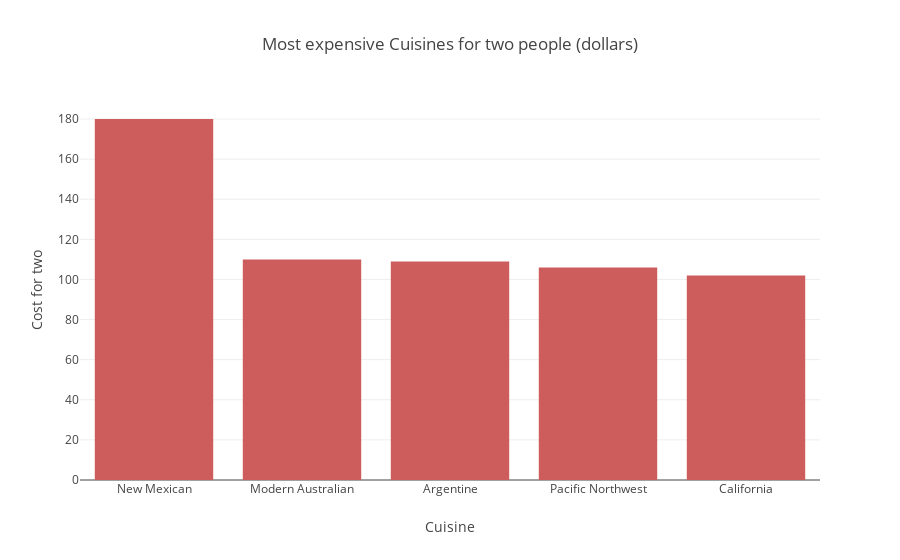

The notebook cell this image was saved under:
### Markdown cell above
#### 5.3 Most expensive cuisines

### Code cell
def cuisines_cost_chart():
    #SA Barplot Cuisines cost.
    cuisines_cost = ( df.loc[ : , ["cuisines", "dollar_average_cost_for_two"] ].groupby( ["cuisines"] ).mean()
                                                                               .sort_values("dollar_average_cost_for_two", ascending=False)
                                                                               .reset_index() )

    cuisines_cost['dollar_average_cost_for_two'] = cuisines_cost['dollar_average_cost_for_two'].astype(int)
    cuisines_cost = cuisines_cost.loc[ 0:4 , : ]


    fig = go.Figure(data=[go.Bar( x=cuisines_cost['cuisines'],
                                  y=cuisines_cost['dollar_average_cost_for_two'],
                                  marker_color='indianred' )])

    fig.update_layout(title_text='Most expensive Cuisines for two people (dollars)', title_x=0.5,
                      xaxis_title='Cuisine', yaxis_title='Cost for two')


    return fig

cuisines_cost_chart()

### Figure 1 — Plotly figure (JSON) as saved in the notebook; plotly's stock layout.template omitted (floating-point values rounded to 4 significant figures)
{"data": [{"marker": {"color": "indianred"}, "type": "bar", "x": ["New Mexican", "Modern Australian", "Argentine", "Pacific Northwest", "California"], "y": [180, 110, 109, 106, 102]}], "layout": {"autosize": true, "title": {"text": "Most expensive Cuisines for two people (dollars)", "x": 0.5}, "xaxis": {"autorange": true, "range": [-0.5, 4.5], "title": {"text": "Cuisine"}, "type": "category"}, "yaxis": {"autorange": true, "range": [0, 189.5], "title": {"text": "Cost for two"}, "type": "linear"}}}
